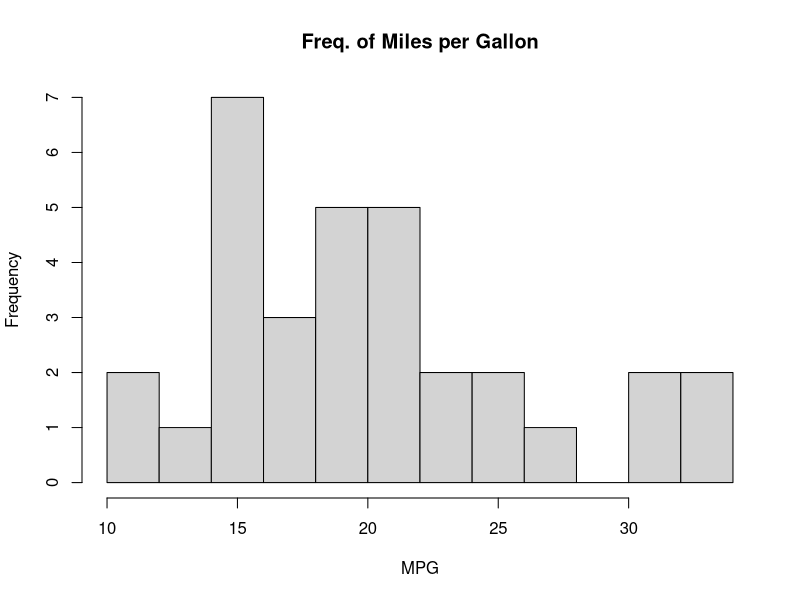
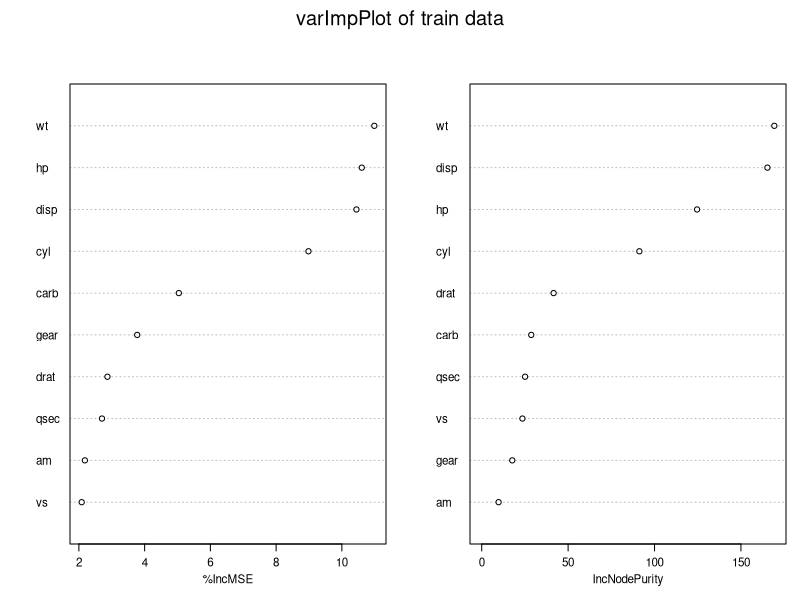

The R script that drew these images, in order:
## ---- chunk 1
knitr::opts_chunk$set(echo = FALSE)
## ---- chunk 2
# Set the directory
setwd("D:/1-1. R studio/Lecture9. Developing data product/week4/170724_coursera_ddp")

# Load dataset
data(mtcars)

#check the "mtcars" data
str(mtcars)
## ---- chunk 3
# Focus on MPG and draw a histogram
summary(mtcars$mpg)  # mpg consists of numbers, I can check

# Draw a histogram with respect to MPG 

hist(mtcars$mpg,breaks=10,main="Freq. of Miles per Gallon",xlab="MPG")
## ---- chunk 4
# Separate the training data and testing data
set.seed(135)
library(ggplot2)
library(lattice)
library(caret)     # In order to use createDataPartition() function
inTrain<-createDataPartition(mtcars$mpg,p=0.6,list=FALSE)
training<-mtcars[inTrain,]
testing<-mtcars[-inTrain,]
dim(training)
dim(testing)
## ---- chunk 5
# randomForest() function
library(randomForest)
rf_training<-randomForest(mpg~.,data=training,importance=TRUE)
rf_training

# draw a graph
varImpPlot(rf_training,main="varImpPlot of train data",cex=0.7)
